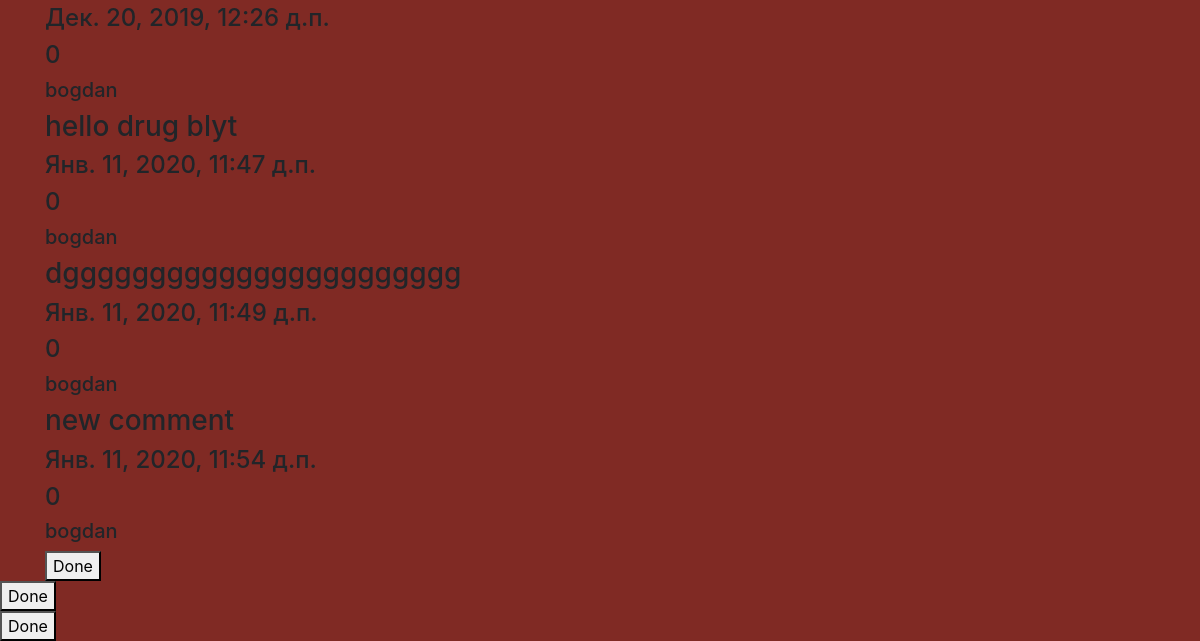
The page /hello/oxxxymiron-gorod-pod-podoshvoj-2015/ (lower part) on the database as committed earlier.
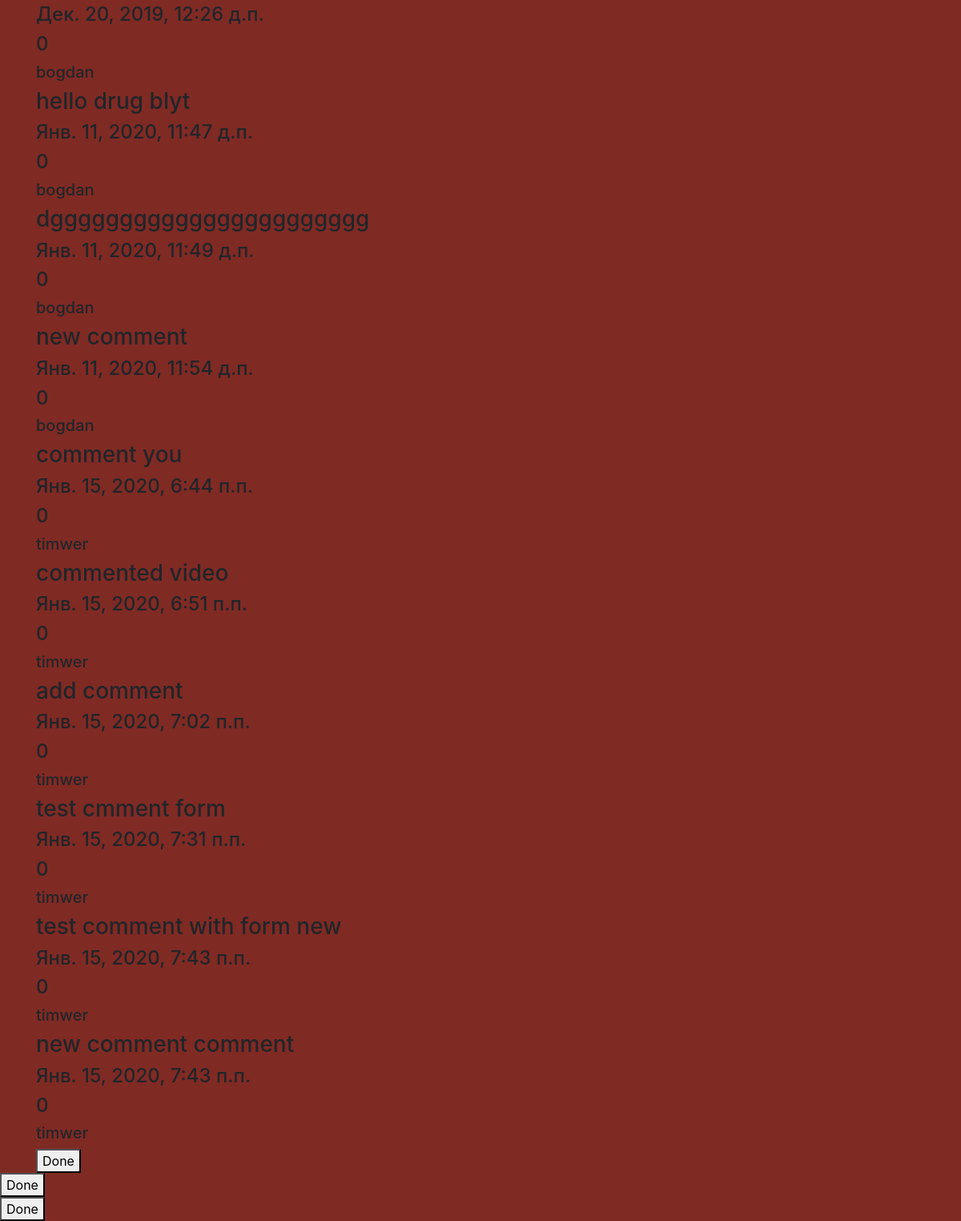
The same page on the database as committed later.
### video/models.py (models this page shows, shortened)
class Comment(models.Model):
    text = models.TextField()
    date = models.DateTimeField(auto_now_add=True)
    likes = models.PositiveIntegerField(default=0)
    video = models.ForeignKey(MyVideo, on_delete=models.CASCADE)
    user = models.ForeignKey(User, on_delete=models.DO_NOTHING)

### video/views.py (the view)
# urls.py: re_path('^hello/(?P<slug>[-\w]+)/$', views.show_one),
def show_one(request, slug):
	response = {}
	logging.warning(slug)
	one_video = MyVideo.objects.get(slug=slug)
	response['all_video'] = [one_video.to_json()]
	return render(request, "all_video.html", response)

### video/models.py (called while the page is built)
    @property
    def comment(self):
        return self.comment_set.all()

    @property
    def long_post(self):
        return date.today() - self.date.date()

    def to_json(self):
        return {"title":self.title,
                "slug":self.slug,
                "description":self.description,
                "likes":self.likes,
                "url":self.url,
                "date":self.date,
                "comment":self.comment,
                "long_post":self.long_post,
                "id":self.id}

### video/templates/all_video.html (shortened to what this page needs)
{% extends 'index.html' %}
{% block video %}
<div class="container">
{% for video in all_video %}
	{% for comment in video.comment %}
		<h3>{{ comment.text }}</h3>
		<h4>{{ comment.date }}</h4>
		<h4>{{ comment.likes }}</h4>
		<h5>{{ comment.user }}</h5>
	{% endfor %}
	<form action="{% url 'form_comment' slug=video.slug %}" method="post">
		<button type="submit">Done</button>
	</form>
{% endfor %}
</div>
<form action="{% url 'form_video_creater' %}" method="post">
		<button type="submit">Done</button>
	</form>
<form>
	<button type="submit">Done</button>
</form>
{% endblock %}

### video/templates/index.html (shortened to what this page needs)
<!DOCTYPE html>
<html>
<head>
	<link rel="stylesheet" href="https://maxcdn.bootstrapcdn.com/bootstrap/4.4.1/css/bootstrap.min.css">
</head>
<body style="background-color: #802a24">
{% block video %}
{% endblock %}
</body>
</html>

Rows that differ between the two databases and show on the page:
added Comment: text "comment you", date "Янв. 15, 2020, 6:44 п.п.", likes "0", user "timwer"
added Comment: text "commented video", date "Янв. 15, 2020, 6:51 п.п.", likes "0", user "timwer"
added Comment: text "add comment", date "Янв. 15, 2020, 7:02 п.п.", likes "0", user "timwer"
added Comment: text "test cmment form", date "Янв. 15, 2020, 7:31 п.п.", likes "0", user "timwer"
added Comment: text "test comment with form new", date "Янв. 15, 2020, 7:43 п.п.", likes "0", user "timwer"
added Comment: text "new comment comment", date "Янв. 15, 2020, 7:43 п.п.", likes "0", user "timwer"
